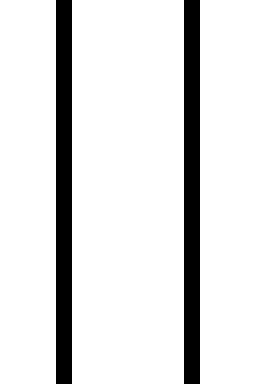

Rendered tile map (Tiled .tmx) drawn with the repository's tilesets; below, a short description and the full map source, tile grids included:
An orthogonal 2x3 tile map with 128x128 px tiles, 1 tile layer (Tile Layer 1).

<map version="1.5" tiledversion="1.7.2" orientation="orthogonal" renderorder="right-down" width="2" height="3" tilewidth="128" tileheight="128" infinite="0" nextlayerid="2" nextobjectid="1">
 <tileset firstgid="1" name="g1" tilewidth="128" tileheight="128" tilecount="15" columns="0">
  <grid orientation="orthogonal" width="1" height="1" />
  <tile id="0">
   <image width="128" height="128" source="../tileset/0.bmp" />
  </tile>
  <tile id="1">
   <image width="128" height="128" source="../tileset/1.bmp" />
  </tile>
  <tile id="2">
   <image width="128" height="128" source="../tileset/2.bmp" />
  </tile>
  <tile id="3">
   <image width="128" height="128" source="../tileset/3.bmp" />
  </tile>
  <tile id="4">
   <image width="128" height="128" source="../tileset/4.bmp" />
  </tile>
  <tile id="5">
   <image width="128" height="128" source="../tileset/5.bmp" />
  </tile>
  <tile id="6">
   <image width="128" height="128" source="../tileset/6.bmp" />
  </tile>
  <tile id="7">
   <image width="128" height="128" source="../tileset/7.bmp" />
  </tile>
  <tile id="8">
   <image width="128" height="128" source="../tileset/8.bmp" />
  </tile>
  <tile id="9">
   <image width="128" height="128" source="../tileset/9.bmp" />
  </tile>
  <tile id="10">
   <image width="128" height="128" source="../tileset/10.bmp" />
  </tile>
  <tile id="11">
   <image width="128" height="128" source="../tileset/11.bmp" />
  </tile>
  <tile id="12">
   <image width="128" height="128" source="../tileset/12.bmp" />
  </tile>
  <tile id="13">
   <image width="128" height="128" source="../tileset/13.bmp" />
  </tile>
  <tile id="14">
   <image width="128" height="128" source="../tileset/14.bmp" />
  </tile>
 </tileset>
 <layer id="1" name="Tile Layer 1" width="2" height="3">
  <data encoding="csv">
5,5,
5,5,
5,5
</data>
 </layer>
</map>
